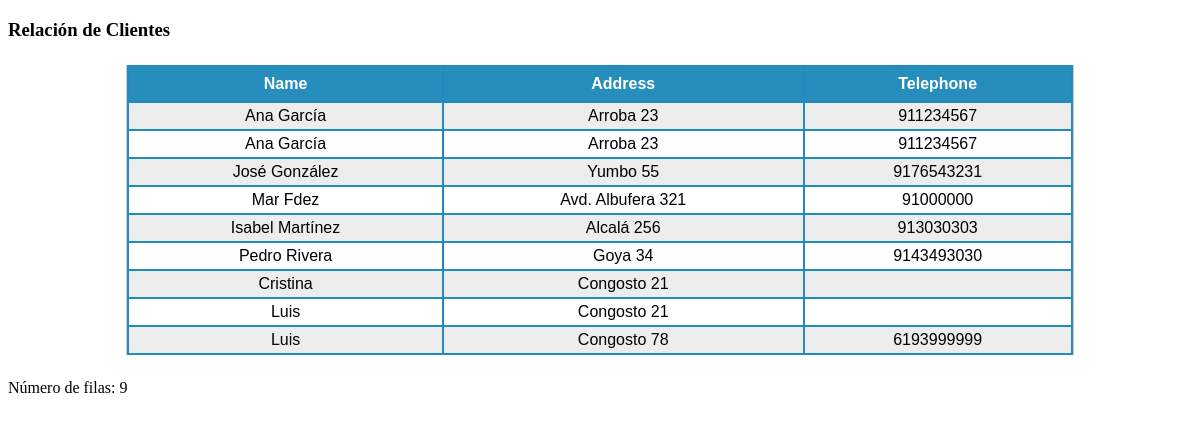
Screenshot of /Ejer1.php with the database file from the repository.
### tables this page shows
CREATE TABLE `test_clients` (
  `id` int(3) NOT NULL,
  `name` varchar(255) NOT NULL,
  `address` varchar(255) NOT NULL,
  `description` text NOT NULL,
  `tlf` varchar(255) NOT NULL,
  `type` char(1) NOT NULL
);

### Ejer1.php (the view, shortened to what this page needs)
<!DOCTYPE html>
<html>
    <head>
        <link rel='stylesheet' type='text/css' href='css/estilos_2.css' />
    </head>
    <body>
        <h3>Relación de Clientes</h3>
        <?php
            $clientes = obtener_datos();
            if ( count($clientes) > 0 ) {
        ?>
                <table>
                    <tr><th>Name</th><th>Address</th><th>Telephone</th></tr>
                    <?php
                        foreach ( $clientes as $cliente ) {
                            echo "<tr>";
                            echo "<td>".$cliente['name']."</td><td>".$cliente['address'].
                                "</td><td>".$cliente['tlf'];
                            echo "</tr>";
                    }
                    ?>
                </table>
                <?php
                    echo 'Número de filas: ' . count($clientes);
            }
            else {
                echo "No hay datos";
            }
            ?>
    </body>
</html>
<?php
function obtener_datos() {
    $BD = new ConectarBD();
    $conn = $BD->getConexion();
    $stmt = $conn->prepare('SELECT * FROM test_clients');
    $stmt->setFetchMode(PDO::FETCH_ASSOC);
    $stmt->execute();
    $datos = $stmt->fetchAll();
    return $datos;
}
?>

### css/estilos_2.css (style rules this page uses)
table { background-color: #1e8cbe; width:80%; margin:24px auto; border-left: 1px solid #ccc; border-right: 1px solid #ccc; font-family: helvetica,arial,sans-serif; font-weight: normal; text-transform: capitalize; }
table th { background-color: #278dbc; color:#fff; font-weight: 900; font-size:16px; padding: 8px; }
table td { height: 24px; text-align: center; }
table tr:nth-child(odd) { background-color: #ffffff; }
table tr:nth-child(even) { background:#EDEDED; }

### rows the page displays
test_clients: name "Ana García", address "Arroba 23", tlf "911234567"
test_clients: name "Ana García", address "Arroba 23", tlf "911234567"
test_clients: name "José González", address "Yumbo 55", tlf "9176543231"
test_clients: name "Mar Fdez", address "Avd. Albufera 321", tlf "91000000"
test_clients: name "Isabel Martínez", address "Alcalá 256", tlf "913030303"
test_clients: name "Pedro Rivera", address "Goya 34", tlf "9143493030"
test_clients: name "Cristina", address "Congosto 21"
test_clients: name "Luis", address "Congosto 21"
test_clients: name "Luis", address "Congosto 78", tlf "6193999999"

### other values shown
count($clientes) "9"
